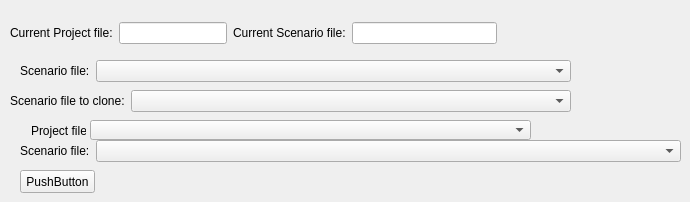
         <widget class="QWidget" name="tab_12">
          <attribute name="title">
           <string>Tab 1</string>
          </attribute>
          <widget class="QWidget" name="layoutWidget_8">
           <property name="geometry">
            <rect>
             <x>10</x>
             <y>20</y>
             <width>487</width>
             <height>26</height>
            </rect>
           </property>
           <layout class="QHBoxLayout" name="horizontalLayout_12">
            <item>
             <layout class="QHBoxLayout" name="horizontalLayout_11">
              <item>
               <layout class="QHBoxLayout" name="horizontalLayout">
                <item>
                 <widget class="QLabel" name="label_4">
                  <property name="sizePolicy">
                   <sizepolicy hsizetype="Fixed" vsizetype="Preferred">
                    <horstretch>0</horstretch>
                    <verstretch>0</verstretch>
                   </sizepolicy>
                  </property>
                  <property name="text">
                   <string>Current Project file:</string>
                  </property>
                 </widget>
                </item>
                <item>
                 <widget class="QLineEdit" name="lineEdit_6"/>
                </item>
               </layout>
              </item>
              <item>
               <widget class="QLabel" name="label_5">
                <property name="sizePolicy">
                 <sizepolicy hsizetype="Fixed" vsizetype="Preferred">
                  <horstretch>0</horstretch>
                  <verstretch>0</verstretch>
                 </sizepolicy>
                </property>
                <property name="text">
                 <string>Current Scenario file:</string>
                </property>
               </widget>
              </item>
              <item>
               <widget class="QLineEdit" name="lineEdit_7"/>
              </item>
             </layout>
            </item>
           </layout>
          </widget>
          <widget class="QWidget" name="layoutWidget_6">
           <property name="geometry">
            <rect>
             <x>20</x>
             <y>60</y>
             <width>551</width>
             <height>22</height>
            </rect>
           </property>
           <layout class="QHBoxLayout" name="horizontalLayout_22">
            <item>
             <widget class="QLabel" name="label_53">
              <property name="sizePolicy">
               <sizepolicy hsizetype="Fixed" vsizetype="Preferred">
                <horstretch>0</horstretch>
                <verstretch>0</verstretch>
               </sizepolicy>
              </property>
              <property name="text">
               <string>Scenario file:</string>
              </property>
             </widget>
            </item>
            <item>
             <widget class="QComboBox" name="comboBox_8"/>
            </item>
           </layout>
          </widget>
          <widget class="QLabel" name="label_35">
           <property name="geometry">
            <rect>
             <x>31</x>
             <y>123</y>
             <width>55</width>
             <height>16</height>
            </rect>
           </property>
           <property name="sizePolicy">
            <sizepolicy hsizetype="Preferred" vsizetype="Fixed">
             <horstretch>0</horstretch>
             <verstretch>0</verstretch>
            </sizepolicy>
           </property>
           <property name="text">
            <string>Project file:</string>
           </property>
          </widget>
          <widget class="QComboBox" name="comboBox">
           <property name="geometry">
            <rect>
             <x>90</x>
             <y>120</y>
             <width>441</width>
             <height>20</height>
            </rect>
           </property>
           <property name="sizePolicy">
            <sizepolicy hsizetype="Preferred" vsizetype="Preferred">
             <horstretch>0</horstretch>
             <verstretch>0</verstretch>
            </sizepolicy>
           </property>
          </widget>
          <widget class="QPushButton" name="pushButton_4">
           <property name="geometry">
            <rect>
             <x>20</x>
             <y>170</y>
             <width>75</width>
             <height>23</height>
            </rect>
           </property>
           <property name="text">
            <string>PushButton</string>
           </property>
          </widget>
          <widget class="QWidget" name="layoutWidget_7">
           <property name="geometry">
            <rect>
             <x>10</x>
             <y>90</y>
             <width>561</width>
             <height>22</height>
            </rect>
           </property>
           <layout class="QHBoxLayout" name="horizontalLayout_17">
            <item>
             <widget class="QLabel" name="label_52">
              <property name="sizePolicy">
               <sizepolicy hsizetype="Fixed" vsizetype="Preferred">
                <horstretch>0</horstretch>
                <verstretch>0</verstretch>
               </sizepolicy>
              </property>
              <property name="text">
               <string>Scenario file to clone:</string>
              </property>
             </widget>
            </item>
            <item>
             <widget class="QComboBox" name="comboBox_7"/>
            </item>
           </layout>
          </widget>
          <widget class="QWidget" name="layoutWidget_10">
           <property name="geometry">
            <rect>
             <x>20</x>
             <y>140</y>
             <width>661</width>
             <height>22</height>
            </rect>
           </property>
           <layout class="QHBoxLayout" name="horizontalLayout_4">
            <item>
             <widget class="QLabel" name="label_36">
              <property name="sizePolicy">
               <sizepolicy hsizetype="Fixed" vsizetype="Preferred">
                <horstretch>0</horstretch>
                <verstretch>0</verstretch>
               </sizepolicy>
              </property>
              <property name="text">
               <string>Scenario file:</string>
              </property>
             </widget>
            </item>
            <item>
             <widget class="QComboBox" name="comboBox_2"/>
            </item>
           </layout>
          </widget>
         </widget>
